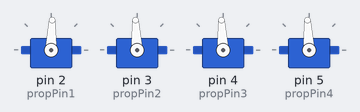
A sketch run on a simulated Arduino Uno, built with avr-gcc and run on an emulated ATmega328P. On the bench: 4 × servo.

Above: at 1.05 s.
Timing chart, 0 to 14.0 s (numbered marks = the images above):
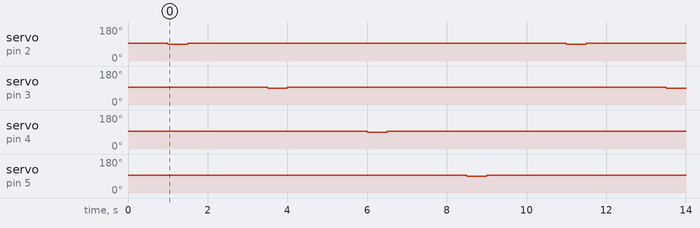

The sketch:

sketch_apr06a.ino
```cpp
#include <Servo.h>
#include "Conversions.h"
#define MOTOR_STOP 1500

byte propPin1 = 2;
byte propPin2 = 3;
byte propPin3 = 4;
byte propPin4 = 5;

Servo prop1;
Servo prop2;
Servo prop3;
Servo prop4;

void setup() {
  // put your setup code here, to run once:
  prop1.attach(propPin1);
  prop2.attach(propPin2);
  prop3.attach(propPin3);
  prop4.attach(propPin4);

  prop1.writeMicroseconds(MOTOR_STOP);
  prop2.writeMicroseconds(MOTOR_STOP);
  prop3.writeMicroseconds(MOTOR_STOP);
  prop4.writeMicroseconds(MOTOR_STOP);


  delay(1000);
}

void loop() {

  // put your main code here, to run repeatedly:
  prop1.writeMicroseconds(getMicrosecondsBackward(5));
  delay(500);
  prop1.writeMicroseconds(MOTOR_STOP);
  delay(2000);

  prop2.writeMicroseconds(getMicrosecondsBackward(5));
  delay(500);
  prop2.writeMicroseconds(MOTOR_STOP);
  delay(2000);

  prop3.writeMicroseconds(getMicrosecondsBackward(5));
  delay(500);
  prop3.writeMicroseconds(MOTOR_STOP);
  delay(2000);

  prop4.writeMicroseconds(getMicrosecondsBackward(5));
  delay(500);
  prop4.writeMicroseconds(MOTOR_STOP);
  delay(2000);


}
```

Conversions.h
```cpp
int getMicrosecondsForward(float percentage)
{
	if(percentage > 0 && percentage <= 100)
	{
		return 1525 + ((percentage/100)*375);
	}
	else return 1500; //any unexpected values will stop the motor
}

int getMicrosecondsBackward(float percentage)
{
	if(percentage > 0 && percentage <= 100)
	{
		return 1475 - ((percentage/100)*375);
	}
	else return 1500; //any unexpected values will stop the motor
}
```

Measured:
- by itself, servo on pin 2 (propPin1), servo on pin 3 (propPin2), servo on pin 4 (propPin3), servo on pin 5 (propPin4): alternates 93° for 9.5 s and 88° for 0.50 s
